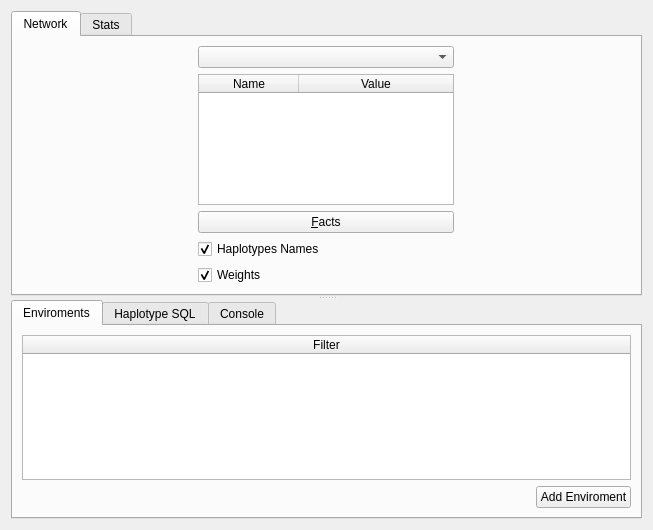
<?xml version="1.0" encoding="UTF-8"?>
<ui version="4.0">
 <class>Frame</class>
 <widget class="QFrame" name="Frame">
  <property name="geometry">
   <rect>
    <x>0</x>
    <y>0</y>
    <width>653</width>
    <height>530</height>
   </rect>
  </property>
  <property name="windowTitle">
   <string>Frame</string>
  </property>
  <property name="frameShape">
   <enum>QFrame::NoFrame</enum>
  </property>
  <property name="frameShadow">
   <enum>QFrame::Raised</enum>
  </property>
  <layout class="QHBoxLayout" name="horizontalLayout_3">
   <item>
    <widget class="QSplitter" name="splitter">
     <property name="orientation">
      <enum>Qt::Vertical</enum>
     </property>
     <widget class="QFrame" name="upFrame">
      <property name="frameShape">
       <enum>QFrame::NoFrame</enum>
      </property>
      <property name="frameShadow">
       <enum>QFrame::Raised</enum>
      </property>
      <layout class="QVBoxLayout" name="verticalLayout_8">
       <property name="spacing">
        <number>0</number>
       </property>
       <property name="margin">
        <number>0</number>
       </property>
       <item>
        <widget class="QTabWidget" name="explorerTabWidget">
         <property name="currentIndex">
          <number>0</number>
         </property>
         <widget class="QWidget" name="networkTab">
          <attribute name="title">
           <string>Network</string>
          </attribute>
          <layout class="QHBoxLayout" name="horizontalLayout">
           <item>
            <layout class="QVBoxLayout" name="verticalLayout_5">
             <property name="sizeConstraint">
              <enum>QLayout::SetDefaultConstraint</enum>
             </property>
             <item>
              <layout class="QVBoxLayout" name="networkLayout"/>
             </item>
             <item>
              <layout class="QVBoxLayout" name="sliderLayout"/>
             </item>
            </layout>
           </item>
           <item>
            <layout class="QVBoxLayout" name="verticalLayout_2">
             <item>
              <widget class="QComboBox" name="hapsComboBox">
               <property name="sizePolicy">
                <sizepolicy hsizetype="Minimum" vsizetype="Fixed">
                 <horstretch>0</horstretch>
                 <verstretch>0</verstretch>
                </sizepolicy>
               </property>
              </widget>
             </item>
             <item>
              <widget class="QTableWidget" name="attTableWidget">
               <property name="sizePolicy">
                <sizepolicy hsizetype="Minimum" vsizetype="Expanding">
                 <horstretch>0</horstretch>
                 <verstretch>0</verstretch>
                </sizepolicy>
               </property>
               <property name="editTriggers">
                <set>QAbstractItemView::NoEditTriggers</set>
               </property>
               <attribute name="horizontalHeaderVisible">
                <bool>true</bool>
               </attribute>
               <attribute name="horizontalHeaderStretchLastSection">
                <bool>true</bool>
               </attribute>
               <attribute name="verticalHeaderVisible">
                <bool>false</bool>
               </attribute>
               <column>
                <property name="text">
                 <string>Name</string>
                </property>
               </column>
               <column>
                <property name="text">
                 <string>Value</string>
                </property>
               </column>
              </widget>
             </item>
             <item>
              <widget class="QPushButton" name="factsPushButton">
               <property name="text">
                <string>&amp;Facts</string>
               </property>
              </widget>
             </item>
             <item>
              <widget class="QCheckBox" name="haplotypesNamesCheckBox">
               <property name="sizePolicy">
                <sizepolicy hsizetype="Maximum" vsizetype="Fixed">
                 <horstretch>0</horstretch>
                 <verstretch>0</verstretch>
                </sizepolicy>
               </property>
               <property name="text">
                <string>Haplotypes Names</string>
               </property>
               <property name="checked">
                <bool>true</bool>
               </property>
              </widget>
             </item>
             <item>
              <widget class="QCheckBox" name="weightsCheckBox">
               <property name="sizePolicy">
                <sizepolicy hsizetype="Maximum" vsizetype="Fixed">
                 <horstretch>0</horstretch>
                 <verstretch>0</verstretch>
                </sizepolicy>
               </property>
               <property name="text">
                <string>Weights</string>
               </property>
               <property name="checked">
                <bool>true</bool>
               </property>
              </widget>
             </item>
            </layout>
           </item>
          </layout>
         </widget>
         <widget class="QWidget" name="statsTab">
          <attribute name="title">
           <string>Stats</string>
          </attribute>
          <layout class="QVBoxLayout" name="verticalLayout_6">
           <item>
            <widget class="QFrame" name="plotFrame">
             <property name="frameShape">
              <enum>QFrame::StyledPanel</enum>
             </property>
             <property name="frameShadow">
              <enum>QFrame::Raised</enum>
             </property>
            </widget>
           </item>
          </layout>
         </widget>
        </widget>
       </item>
      </layout>
      <zorder>explorerTabWidget</zorder>
      <zorder>explorerTabWidget</zorder>
     </widget>
     <widget class="QFrame" name="downFrame">
      <property name="frameShape">
       <enum>QFrame::NoFrame</enum>
      </property>
      <property name="frameShadow">
       <enum>QFrame::Raised</enum>
      </property>
      <layout class="QVBoxLayout" name="verticalLayout_9">
       <property name="spacing">
        <number>0</number>
       </property>
       <property name="margin">
        <number>0</number>
       </property>
       <item>
        <widget class="QTabWidget" name="filterTabWidget">
         <property name="sizePolicy">
          <sizepolicy hsizetype="Expanding" vsizetype="Expanding">
           <horstretch>0</horstretch>
           <verstretch>0</verstretch>
          </sizepolicy>
         </property>
         <property name="currentIndex">
          <number>0</number>
         </property>
         <widget class="QWidget" name="tab">
          <attribute name="title">
           <string>Enviroments</string>
          </attribute>
          <layout class="QVBoxLayout" name="verticalLayout">
           <item>
            <widget class="QTableWidget" name="enviromentsTableWidget">
             <property name="showGrid">
              <bool>false</bool>
             </property>
             <attribute name="horizontalHeaderMinimumSectionSize">
              <number>30</number>
             </attribute>
             <attribute name="horizontalHeaderStretchLastSection">
              <bool>true</bool>
             </attribute>
             <column>
              <property name="text">
               <string>Filter</string>
              </property>
             </column>
            </widget>
           </item>
           <item>
            <layout class="QHBoxLayout" name="horizontalLayout_2">
             <item>
              <spacer name="horizontalSpacer">
               <property name="orientation">
                <enum>Qt::Horizontal</enum>
               </property>
               <property name="sizeHint" stdset="0">
                <size>
                 <width>40</width>
                 <height>20</height>
                </size>
               </property>
              </spacer>
             </item>
             <item>
              <widget class="QPushButton" name="addEnviromentPushButton">
               <property name="text">
                <string>Add Enviroment</string>
               </property>
              </widget>
             </item>
            </layout>
           </item>
          </layout>
         </widget>
         <widget class="QWidget" name="tab_2">
          <attribute name="title">
           <string>Haplotype SQL</string>
          </attribute>
          <layout class="QVBoxLayout" name="verticalLayout_4">
           <item>
            <layout class="QVBoxLayout" name="hapSQLLayout"/>
           </item>
           <item>
            <widget class="QWidget" name="widget" native="true">
             <layout class="QHBoxLayout" name="horizontalLayout_4">
              <item>
               <spacer name="horizontalSpacer_2">
                <property name="orientation">
                 <enum>Qt::Horizontal</enum>
                </property>
                <property name="sizeHint" stdset="0">
                 <size>
                  <width>275</width>
                  <height>20</height>
                 </size>
                </property>
               </spacer>
              </item>
              <item>
               <widget class="QPushButton" name="executeHapSQLButton">
                <property name="enabled">
                 <bool>false</bool>
                </property>
                <property name="text">
                 <string>Execute</string>
                </property>
               </widget>
              </item>
             </layout>
            </widget>
           </item>
          </layout>
         </widget>
         <widget class="QWidget" name="tab_3">
          <attribute name="title">
           <string>Console</string>
          </attribute>
          <layout class="QVBoxLayout" name="verticalLayout_7">
           <item>
            <layout class="QVBoxLayout" name="consoleLayout">
             <property name="sizeConstraint">
              <enum>QLayout::SetFixedSize</enum>
             </property>
            </layout>
           </item>
          </layout>
         </widget>
        </widget>
       </item>
      </layout>
      <zorder>filterTabWidget</zorder>
      <zorder>filterTabWidget</zorder>
     </widget>
    </widget>
   </item>
  </layout>
 </widget>
 <resources/>
 <connections/>
</ui>
